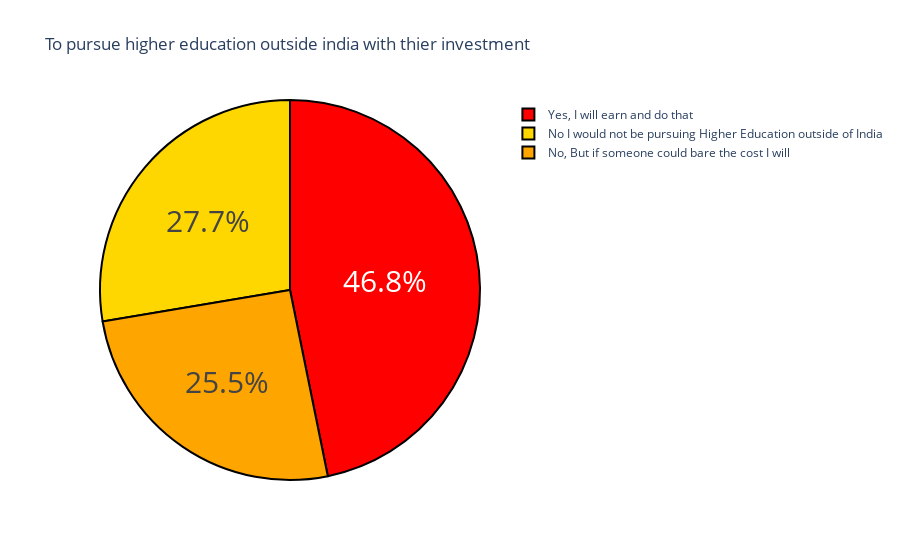

Write notebook code for a chart like this one.
### Markdown cell above
# to pursue higher education outside india with thier investment

### Code cell
question3 = data['Would you definitely pursue a Higher Education / Post Graduation outside of India ? If only you have to self sponsor it.'].value_counts()
label = question3.index
counts =question3.values
color=['red','lightblue']
fig = go.Figure(data=[go.Pie(labels=label,values=counts)])
fig.update_layout(title_text='To pursue higher education outside india with thier investment')
fig.update_traces(hoverinfo='label+value',textinfo='percent',textfont_size=30,marker=dict(colors=colors,line=dict(color='black',width=2)))
fig.show()

### Figure 1 — Plotly figure (JSON) as saved in the notebook; plotly's stock layout.template omitted (floating-point values rounded to 4 significant figures)
{"data": [{"hoverinfo": "label+value", "labels": ["Yes, I will earn and do that", "No I would not be pursuing Higher Education outside of India", "No, But if someone could bare the cost I will"], "marker": {"colors": ["red", "gold", "orange", "pink", "purple"], "line": {"color": "black", "width": 2}}, "textfont": {"size": 30}, "textinfo": "percent", "type": "pie", "values": [110, 65, 60]}], "layout": {"autosize": true, "title": {"text": "To pursue higher education outside india with thier investment"}}}
